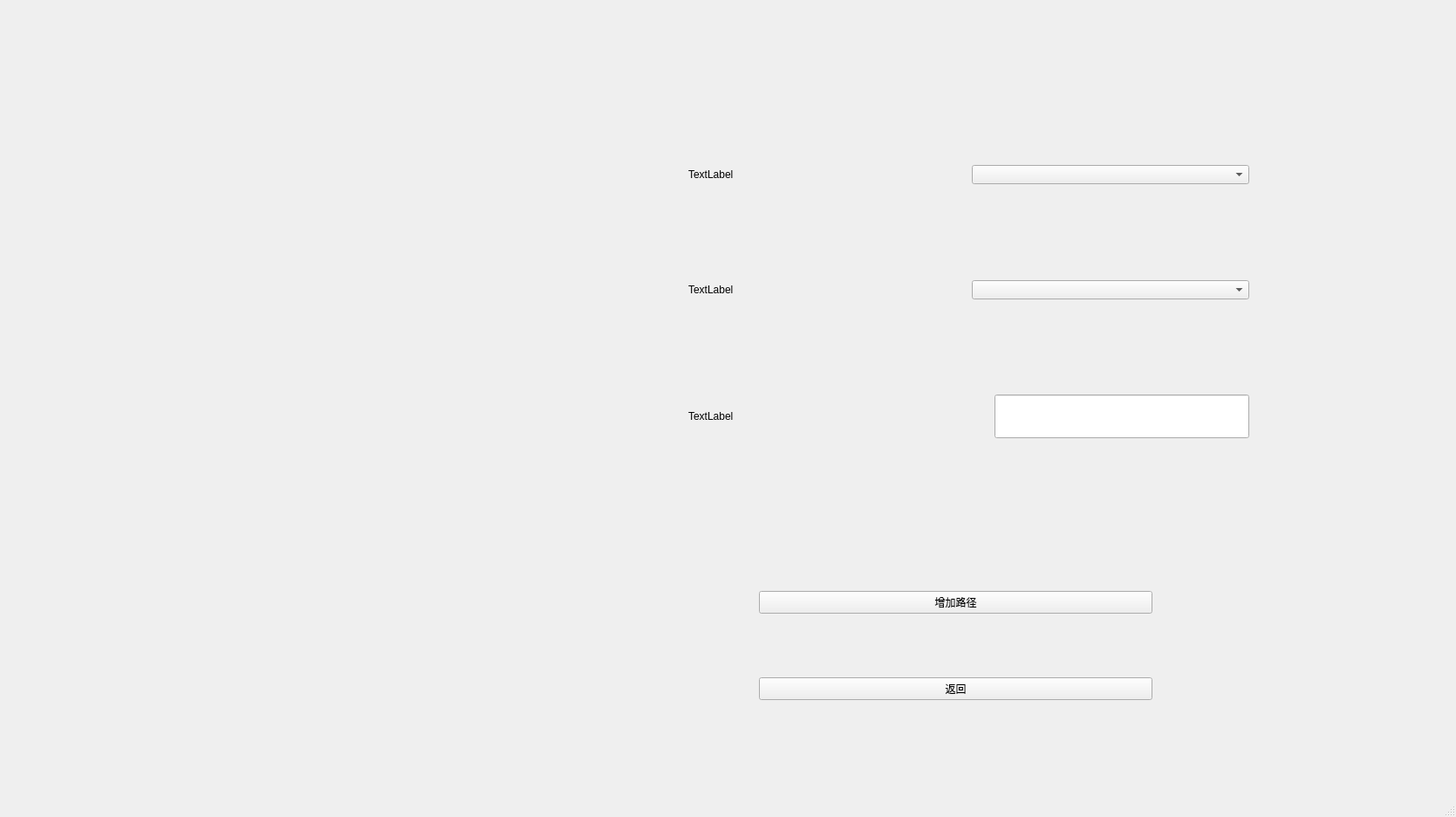
<?xml version="1.0" encoding="UTF-8"?>
<ui version="4.0">
 <class>Increase_path</class>
 <widget class="QMainWindow" name="Increase_path">
  <property name="geometry">
   <rect>
    <x>0</x>
    <y>0</y>
    <width>1669</width>
    <height>936</height>
   </rect>
  </property>
  <property name="windowTitle">
   <string>MainWindow</string>
  </property>
  <widget class="QWidget" name="centralwidget">
   <widget class="QWidget" name="widget_3" native="true">
    <property name="geometry">
     <rect>
      <x>780</x>
      <y>180</y>
      <width>661</width>
      <height>331</height>
     </rect>
    </property>
    <layout class="QVBoxLayout" name="verticalLayout">
     <item>
      <widget class="QWidget" name="widget" native="true">
       <layout class="QHBoxLayout" name="horizontalLayout">
        <item>
         <widget class="QLabel" name="label">
          <property name="text">
           <string>TextLabel</string>
          </property>
         </widget>
        </item>
        <item>
         <widget class="QComboBox" name="comboBox"/>
        </item>
       </layout>
      </widget>
     </item>
     <item>
      <spacer name="verticalSpacer">
       <property name="orientation">
        <enum>Qt::Vertical</enum>
       </property>
       <property name="sizeHint" stdset="0">
        <size>
         <width>20</width>
         <height>40</height>
        </size>
       </property>
      </spacer>
     </item>
     <item>
      <widget class="QWidget" name="widget_2" native="true">
       <layout class="QHBoxLayout" name="horizontalLayout_2">
        <item>
         <widget class="QLabel" name="label_2">
          <property name="text">
           <string>TextLabel</string>
          </property>
         </widget>
        </item>
        <item>
         <widget class="QComboBox" name="comboBox_2"/>
        </item>
       </layout>
      </widget>
     </item>
     <item>
      <spacer name="verticalSpacer_2">
       <property name="orientation">
        <enum>Qt::Vertical</enum>
       </property>
       <property name="sizeHint" stdset="0">
        <size>
         <width>20</width>
         <height>40</height>
        </size>
       </property>
      </spacer>
     </item>
     <item>
      <widget class="QWidget" name="widget_5" native="true">
       <layout class="QHBoxLayout" name="horizontalLayout_3">
        <item>
         <widget class="QLabel" name="label_3">
          <property name="text">
           <string>TextLabel</string>
          </property>
         </widget>
        </item>
        <item>
         <spacer name="horizontalSpacer">
          <property name="orientation">
           <enum>Qt::Horizontal</enum>
          </property>
          <property name="sizeHint" stdset="0">
           <size>
            <width>40</width>
            <height>20</height>
           </size>
          </property>
         </spacer>
        </item>
        <item>
         <widget class="QLineEdit" name="lineEdit">
          <property name="minimumSize">
           <size>
            <width>0</width>
            <height>50</height>
           </size>
          </property>
         </widget>
        </item>
       </layout>
      </widget>
     </item>
    </layout>
   </widget>
   <widget class="QWidget" name="widget_4" native="true">
    <property name="geometry">
     <rect>
      <x>870</x>
      <y>610</y>
      <width>451</width>
      <height>261</height>
     </rect>
    </property>
    <layout class="QVBoxLayout" name="verticalLayout_2">
     <item>
      <widget class="QPushButton" name="pushButton">
       <property name="text">
        <string>增加路径</string>
       </property>
      </widget>
     </item>
     <item>
      <widget class="QPushButton" name="pushButton_2">
       <property name="text">
        <string>返回</string>
       </property>
      </widget>
     </item>
    </layout>
   </widget>
  </widget>
  <widget class="QMenuBar" name="menubar">
   <property name="geometry">
    <rect>
     <x>0</x>
     <y>0</y>
     <width>1669</width>
     <height>21</height>
    </rect>
   </property>
  </widget>
  <widget class="QStatusBar" name="statusbar"/>
 </widget>
 <resources/>
 <connections/>
</ui>
